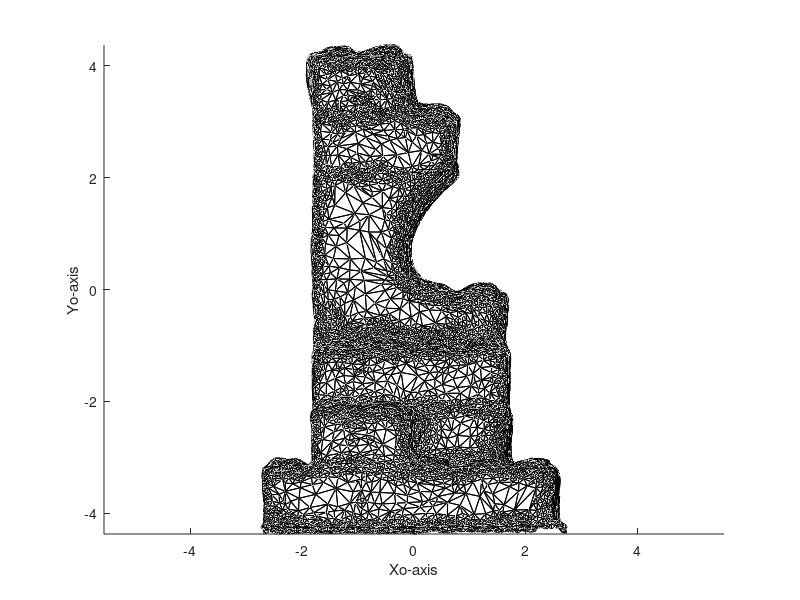

The MATLAB script that drew this image: (Note: this script raises an error after producing the figure.)
load dalekosaur/object.mat

patch('vertices', Xo', 'faces', Faces, 'facecolor', 'w', 'edgecolor', 'k');
axis vis3d;
axis equal;
xlabel('Xo-axis'); ylabel('Yo-axis'); zlabel('Zo-axis');

ObjectDirectory = ' dalekosaur';

[impoints, objpoints3D] = clickPoints( InputImage1, ObjectDirectory );